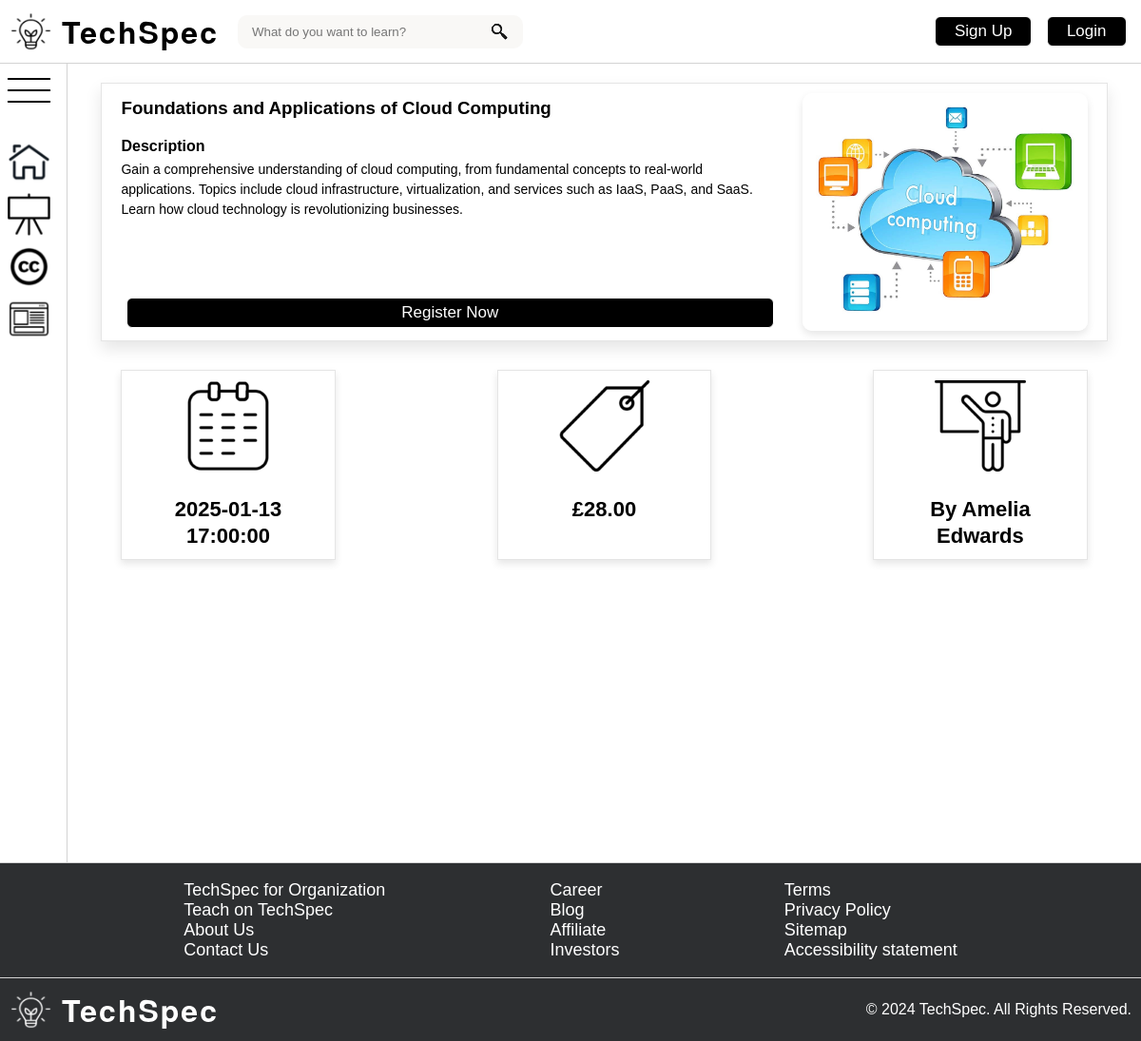
The page /content/detail.php?courseId=3 on the database its author committed.
### tables this page shows
CREATE TABLE `training_sessions` (
  `trainingID` MEDIUMINT(8) PRIMARY KEY AUTO_INCREMENT,
  `title` VARCHAR(255) NOT NULL,
  `description` TEXT NOT NULL,
  `session_date` DATETIME NOT NULL,
  `price_per_person` DECIMAL(7,2) NOT NULL,
  `discount_price` DECIMAL(7,2),
  `session_imagepath` VARCHAR(255),
  `image_alt` VARCHAR(255),
  `lecturer` VARCHAR(255),
  `category` VARCHAR(255)
);

### content/logic/CoursesManager.php (called while the page is built, shortened)
<?php
class CoursesManager
{
    private static $instance;
    private $courses;
    public static function getInstance()
    {
        if (!isset(self::$instance)) {
            static::$instance = new CoursesManager();
            static::$instance->load();
        }
        return static::$instance;
    }
    private function load()
    {
        try {
            $conn = ConnectionManager::getInstance()->getConnection();
            $stmt = mysqli_prepare($conn, "SELECT * FROM training_sessions");
            if (!mysqli_stmt_execute($stmt)) {
                throw new Exception(Message::INTERNAL_SERVER_ERROR . mysqli_stmt_error($stmt));
            }
            $result = mysqli_stmt_get_result($stmt);
            while ($row = mysqli_fetch_assoc($result)) {
                $this->courses[] = $row;
            }
        } finally {
            $conn = null;
            $stmt = null;
        }
    }
    public function getCoursesById($id)
    {
        $array = [];
        foreach ($this->courses as $course) {
            if ($course['trainingID'] === $id) {
                array_push($array, $course);
            }
        }
        return $array;
    }
}

### content/detail.php (the view, shortened to what this page needs)
<?php
require_once './logic/CoursesManager.php';
$isLogin = isset($_SESSION['id']) && isset($_SESSION['name']);
$courseId = filter_input(INPUT_GET, 'courseId', FILTER_VALIDATE_INT);
$coursesManager = CoursesManager::getInstance();
foreach ($coursesManager->getCoursesById(intval($courseId)) as $course) {
  $title = $course['title'];
  $desc = $course['description'];
  $date = $course['session_date'];
  $price = $course['price_per_person'];
  $discountPrice = $course['discount_price'];
  $imagePath = $course['session_imagepath'];
  $imageAlt = $course['image_alt'];
  $lecturer = $course['lecturer'];
}
?>
<!DOCTYPE html>
<html lang="en">
<head>
  <link
    href="../assets/stylesheets/common.css"
    rel="stylesheet"
    type="text/css" />
  <link
    href="../assets/stylesheets/detail.css"
    rel="stylesheet"
    type="text/css" />
</head>
<body>
  <?php require_once 'shared.php';
  echo stringifyHeaderHtml($isLogin);
  ?>
  <div class="main-wrapper">
    <?php require_once 'shared.php';
    echo stringifySidebarHtml($isLogin);
    ?>
    <main>
      <div id="course-wrapper">
        <div id="course-detail">
          <div id="course-main">
            <h3>
              <?php echo htmlspecialchars($title) ?>
            </h3>
            <h4>
              Description
            </h4>
            <p>
              <?php echo htmlspecialchars($desc) ?>
            </p>
            <?php if ($isLogin): ?>
              <a href="./booking.php" class="base-link">Book Now</a>
            <?php else: ?>
              <a href="./signup.php" class="base-link">Register Now</a>
            <?php endif; ?>
          </div>
          <?php
          $imagePath = htmlspecialchars("../assets/images/" . $imagePath);
          $imageAlt = htmlspecialchars($imageAlt);
          if (file_exists($imagePath)) {
            echo "<img src='{$imagePath}' alt='{$imageAlt}'>";
          } else {
            echo "<img src='../assets/images/default.png' alt='Default course image'>";
          }
          ?>
        </div>
        <div id="course-info-cards">
          <div class="course-info-card">
            <img
              src="../assets/images/icon_calender.png"
              alt="Course Date Image" />
            <p><?php echo $date ?></p>
          </div>
          <div class="course-info-card">
            <img
              src="../assets/images/icon_tag.png"
              alt="Course Price Image" />
            <p class="<?php echo ($discountPrice && $discountPrice < $price) ? 'original-price' : ''; ?>">
              £<?php echo number_format((float)$price, 2) ?>
            </p>
          </div>
          <div class="course-info-card">
            <img
              src="../assets/images/icon_lecturer.png"
              alt="Course Lecturer Image" />
            <p>By <?php echo $lecturer ?></p>
          </div>
        </div>
      </div>
    </main>
  </div>
  <?php require_once 'shared.php';
  echo stringifyFooterHtml(); ?>
</body>
</html>

### assets/stylesheets/common.css (style rules this page uses)
html, body { width: 100%; margin: 0; font-family: Arial, sans-serif; }
html { height: 100%; }
body { display: flex; flex-direction: column; min-height: 100vh; }
main { display: flex; flex-direction: column; align-items: center; width: calc(100% - 70px); transition: width 0.3s ease; min-height: 100vh; margin: 20px auto; }
a { color: inherit; text-decoration: none; }
.main-wrapper { display: flex; flex-direction: row; }
.base-link { display: inline-block; margin: 3px 5.5px; padding: 5px 20px; cursor: pointer; text-align: center; color: #ffffff; border-radius: 6px; border: 1.5px solid #ffffff; background-color: #000000; font-size: 17px; text-decoration: none; }

### assets/stylesheets/detail.css (style rules this page uses)
#course-wrapper > div { width: 90%; margin: 0 auto 30px auto; }
#course-detail { display: flex; flex-direction: row; justify-content: space-around; padding: 10px 20px; border: 1px solid #0000001a; box-shadow: 0 8px 16px #0000001a; }
#course-detail img { width: auto; max-width: 400px; height: auto; max-height: 250px; border-radius: 10px; box-shadow: 0 4px 8px #0000001a; object-fit: cover; }
#course-main { display: flex; flex-direction: column; margin-right: 25px; }
#course-main > h3 { margin: 5px 0; }
#course-main > h4 { margin: 15px 0 5px 0; }
#course-main > p { margin: 0; font-size: 14px; line-height: 1.5; }
#course-main > a { margin-top: auto; }
#course-info-cards { display: flex; flex-direction: row; justify-content: space-between; width: 80%; }
.course-info-card { width: 20%; padding: 10px; text-align: center; border: 1px solid #0000001a; box-shadow: 0 4px 8px #0000001a; }
.course-info-card > p { margin-bottom: 0; font-size: 22px; font-weight: 700; line-height: 28px; }

### rows shown on the page
training_sessions: title "Foundations and Applications of Cloud Computing", description "Gain a comprehensive understanding of cloud computing, from fundamental concepts to real-world applications. Topics include cloud infrastructure, virtualization, and services such as IaaS, PaaS, and SaaS. Learn how cloud technology is revolutionizing businesses.", session_imagepath (picture), session_date "2025-01-13 17:00:00", price_per_person "28.00", lecturer "Amelia Edwards"
